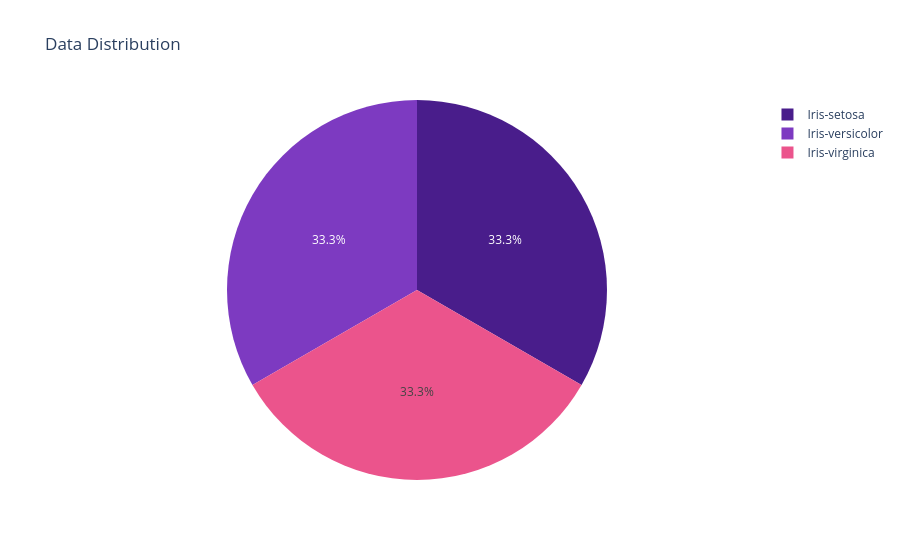
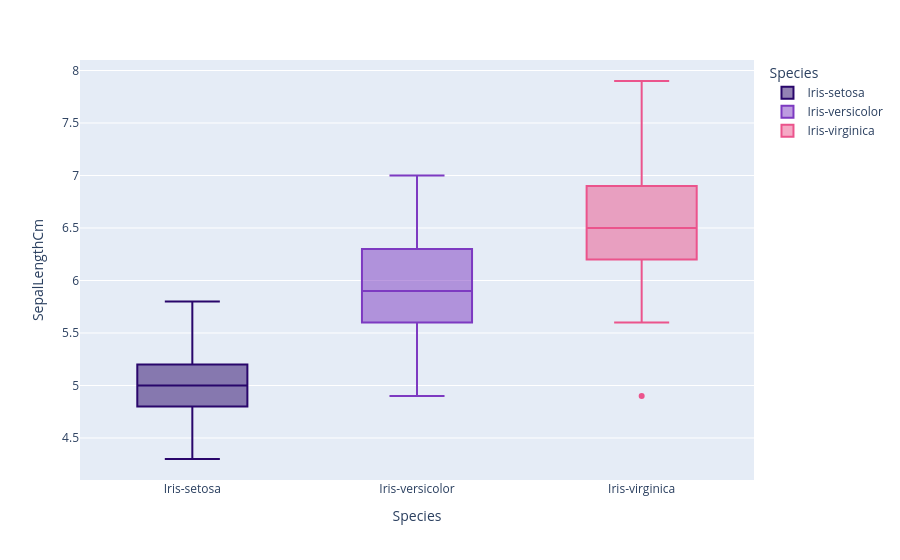
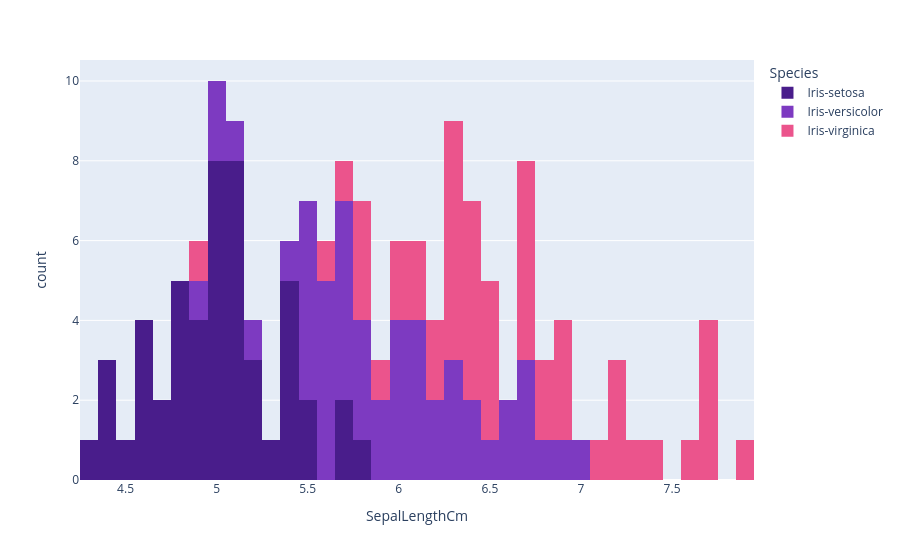
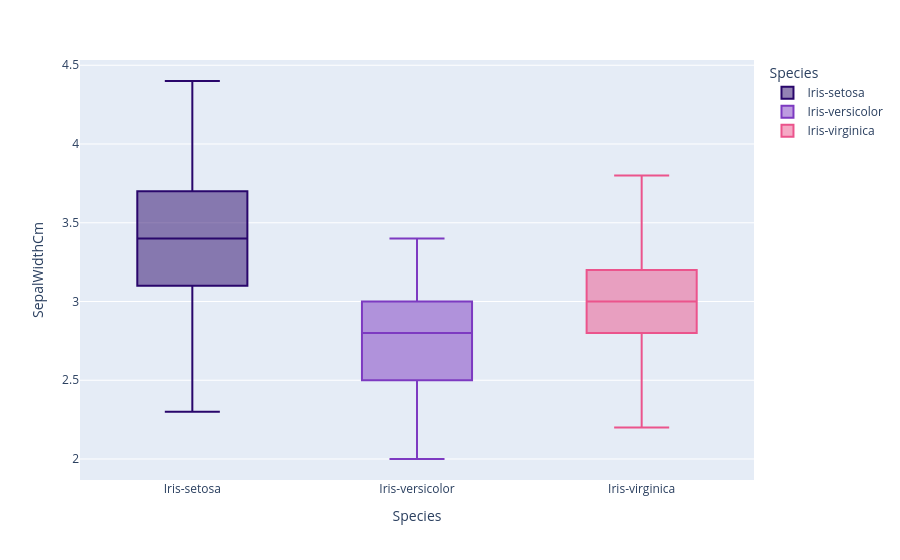

Notebook code for these charts, in order:
### Markdown cell above
2. EDA và xử lý dữ liệu

### Code cell
# Data Distribution => The Data is perfectly balanced
fig = px.pie(iris, 
'Species',color_discrete_sequence=['#491D8B','#7D3AC1','#EB548C'],title=
'Data Distribution',template='plotly')
fig.show()
# Phân tích biến Sepal-Length với box-plot
fig = px.box(data_frame=iris, x='Species',y='SepalLengthCm',
 color='Species',
 color_discrete_sequence=['#29066B','#7D3AC1','#EB548C'],
 orientation='v')
fig.show()
# Phân tích biến SepalLengthCm với histogram
fig = px.histogram(data_frame=iris, x='SepalLengthCm',
 color='Species',
 color_discrete_sequence=['#491D8B','#7D3AC1','#EB548C'],
 nbins=50)
fig.show()
# Phân tích biến SepalWidth với box plot
fig = px.box(data_frame=iris, x='Species',
 y='SepalWidthCm', color='Species',
 color_discrete_sequence=['#29066B','#7D3AC1','#EB548C'],
 orientation='v')
fig.show()
# Phân tích 2 biến SepalLengthCm và SepalWidthCm
fig = px.scatter(data_frame=iris, x='SepalLengthCm',y='SepalWidthCm'
 ,color='Species',size='PetalLengthCm',
 template='seaborn',
 color_discrete_sequence=['#491D8B','#7D3AC1','#EB548C'],)
fig.update_layout(width=800, height=600,
 xaxis=dict(color="#BF40BF"),
 yaxis=dict(color="#BF40BF"))
fig.show()
# Phân tích 2 biến PetalLengthCm và PetalWidthCm
fig = px.scatter(data_frame=iris, x='PetalLengthCm',y='PetalWidthCm'
 ,color='Species',size='SepalLengthCm',
 template='seaborn',
 color_discrete_sequence=['#491D8B','#7D3AC1','#EB548C'],)
fig.update_layout(width=800, height=600,
 xaxis=dict(color="#BF40BF"),
 yaxis=dict(color="#BF40BF"))
fig.show()

### Figure 1 — Plotly figure (JSON) as saved in the notebook; plotly's stock layout.template omitted (floating-point values rounded to 4 significant figures; data arrays with more than 128 entries replaced by an {"elided": "..."} marker saying what was removed)
{"data": [{"domain": {"x": [0, 1], "y": [0, 1]}, "hovertemplate": "Species=%{label}<extra></extra>", "labels": {"elided": "150 str values"}, "legendgroup": "", "name": "", "showlegend": true, "type": "pie"}], "layout": {"legend": {"tracegroupgap": 0}, "piecolorway": ["#491D8B", "#7D3AC1", "#EB548C"], "title": {"text": "Data Distribution"}}}

### Figure 2 — Plotly figure (JSON) as saved in the notebook; plotly's stock layout.template omitted (floating-point values rounded to 4 significant figures)
{"data": [{"alignmentgroup": "True", "hovertemplate": "Species=%{x}<br>SepalLengthCm=%{y}<extra></extra>", "legendgroup": "Iris-setosa", "marker": {"color": "#29066B"}, "name": "Iris-setosa", "notched": false, "offsetgroup": "Iris-setosa", "orientation": "v", "showlegend": true, "type": "box", "x": ["Iris-setosa", "Iris-setosa", "Iris-setosa", "Iris-setosa", "Iris-setosa", "Iris-setosa", "Iris-setosa", "Iris-setosa", "Iris-setosa", "Iris-setosa", "Iris-setosa", "Iris-setosa", "Iris-setosa", "Iris-setosa", "Iris-setosa", "Iris-setosa", "Iris-setosa", "Iris-setosa", "Iris-setosa", "Iris-setosa", "Iris-setosa", "Iris-setosa", "Iris-setosa", "Iris-setosa", "Iris-setosa", "Iris-setosa", "Iris-setosa", "Iris-setosa", "Iris-setosa", "Iris-setosa", "Iris-setosa", "Iris-setosa", "Iris-setosa", "Iris-setosa", "Iris-setosa", "Iris-setosa", "Iris-setosa", "Iris-setosa", "Iris-setosa", "Iris-setosa", "Iris-setosa", "Iris-setosa", "Iris-setosa", "Iris-setosa", "Iris-setosa", "Iris-setosa", "Iris-setosa", "Iris-setosa", "Iris-setosa", "Iris-setosa"], "x0": " ", "xaxis": "x", "y": [5.1, 4.9, 4.7, 4.6, 5.0, 5.4, 4.6, 5.0, 4.4, 4.9, 5.4, 4.8, 4.8, 4.3, 5.8, 5.7, 5.4, 5.1, 5.7, 5.1, 5.4, 5.1, 4.6, 5.1, 4.8, 5.0, 5.0, 5.2, 5.2, 4.7, 4.8, 5.4, 5.2, 5.5, 4.9, 5.0, 5.5, 4.9, 4.4, 5.1, 5.0, 4.5, 4.4, 5.0, 5.1, 4.8, 5.1, 4.6, 5.3, 5.0], "y0": " ", "yaxis": "y"}, {"alignmentgroup": "True", "hovertemplate": "Species=%{x}<br>SepalLengthCm=%{y}<extra></extra>", "legendgroup": "Iris-versicolor", "marker": {"color": "#7D3AC1"}, "name": "Iris-versicolor", "notched": false, "offsetgroup": "Iris-versicolor", "orientation": "v", "showlegend": true, "type": "box", "x": ["Iris-versicolor", "Iris-versicolor", "Iris-versicolor", "Iris-versicolor", "Iris-versicolor", "Iris-versicolor", "Iris-versicolor", "Iris-versicolor", "Iris-versicolor", "Iris-versicolor", "Iris-versicolor", "Iris-versicolor", "Iris-versicolor", "Iris-versicolor", "Iris-versicolor", "Iris-versicolor", "Iris-versicolor", "Iris-versicolor", "Iris-versicolor", "Iris-versicolor", "Iris-versicolor", "Iris-versicolor", "Iris-versicolor", "Iris-versicolor", "Iris-versicolor", "Iris-versicolor", "Iris-versicolor", "Iris-versicolor", "Iris-versicolor", "Iris-versicolor", "Iris-versicolor", "Iris-versicolor", "Iris-versicolor", "Iris-versicolor", "Iris-versicolor", "Iris-versicolor", "Iris-versicolor", "Iris-versicolor", "Iris-versicolor", "Iris-versicolor", "Iris-versicolor", "Iris-versicolor", "Iris-versicolor", "Iris-versicolor", "Iris-versicolor", "Iris-versicolor", "Iris-versicolor", "Iris-versicolor", "Iris-versicolor", "Iris-versicolor"], "x0": " ", "xaxis": "x", "y": [7.0, 6.4, 6.9, 5.5, 6.5, 5.7, 6.3, 4.9, 6.6, 5.2, 5.0, 5.9, 6.0, 6.1, 5.6, 6.7, 5.6, 5.8, 6.2, 5.6, 5.9, 6.1, 6.3, 6.1, 6.4, 6.6, 6.8, 6.7, 6.0, 5.7, 5.5, 5.5, 5.8, 6.0, 5.4, 6.0, 6.7, 6.3, 5.6, 5.5, 5.5, 6.1, 5.8, 5.0, 5.6, 5.7, 5.7, 6.2, 5.1, 5.7], "y0": " ", "yaxis": "y"}, {"alignmentgroup": "True", "hovertemplate": "Species=%{x}<br>SepalLengthCm=%{y}<extra></extra>", "legendgroup": "Iris-virginica", "marker": {"color": "#EB548C"}, "name": "Iris-virginica", "notched": false, "offsetgroup": "Iris-virginica", "orientation": "v", "showlegend": true, "type": "box", "x": ["Iris-virginica", "Iris-virginica", "Iris-virginica", "Iris-virginica", "Iris-virginica", "Iris-virginica", "Iris-virginica", "Iris-virginica", "Iris-virginica", "Iris-virginica", "Iris-virginica", "Iris-virginica", "Iris-virginica", "Iris-virginica", "Iris-virginica", "Iris-virginica", "Iris-virginica", "Iris-virginica", "Iris-virginica", "Iris-virginica", "Iris-virginica", "Iris-virginica", "Iris-virginica", "Iris-virginica", "Iris-virginica", "Iris-virginica", "Iris-virginica", "Iris-virginica", "Iris-virginica", "Iris-virginica", "Iris-virginica", "Iris-virginica", "Iris-virginica", "Iris-virginica", "Iris-virginica", "Iris-virginica", "Iris-virginica", "Iris-virginica", "Iris-virginica", "Iris-virginica", "Iris-virginica", "Iris-virginica", "Iris-virginica", "Iris-virginica", "Iris-virginica", "Iris-virginica", "Iris-virginica", "Iris-virginica", "Iris-virginica", "Iris-virginica"], "x0": " ", "xaxis": "x", "y": [6.3, 5.8, 7.1, 6.3, 6.5, 7.6, 4.9, 7.3, 6.7, 7.2, 6.5, 6.4, 6.8, 5.7, 5.8, 6.4, 6.5, 7.7, 7.7, 6.0, 6.9, 5.6, 7.7, 6.3, 6.7, 7.2, 6.2, 6.1, 6.4, 7.2, 7.4, 7.9, 6.4, 6.3, 6.1, 7.7, 6.3, 6.4, 6.0, 6.9, 6.7, 6.9, 5.8, 6.8, 6.7, 6.7, 6.3, 6.5, 6.2, 5.9], "y0": " ", "yaxis": "y"}], "layout": {"boxmode": "overlay", "legend": {"title": {"text": "Species"}, "tracegroupgap": 0}, "margin": {"t": 60}, "xaxis": {"anchor": "y", "categoryarray": ["Iris-setosa", "Iris-versicolor", "Iris-virginica"], "categoryorder": "array", "domain": [0, 1], "title": {"text": "Species"}}, "yaxis": {"anchor": "x", "domain": [0, 1], "title": {"text": "SepalLengthCm"}}}}

### Figure 3 — Plotly figure (JSON) as saved in the notebook; plotly's stock layout.template omitted (floating-point values rounded to 4 significant figures)
{"data": [{"bingroup": "x", "hovertemplate": "Species=Iris-setosa<br>SepalLengthCm=%{x}<br>count=%{y}<extra></extra>", "legendgroup": "Iris-setosa", "marker": {"color": "#491D8B", "pattern": {"shape": ""}}, "name": "Iris-setosa", "nbinsx": 50, "orientation": "v", "showlegend": true, "type": "histogram", "x": [5.1, 4.9, 4.7, 4.6, 5.0, 5.4, 4.6, 5.0, 4.4, 4.9, 5.4, 4.8, 4.8, 4.3, 5.8, 5.7, 5.4, 5.1, 5.7, 5.1, 5.4, 5.1, 4.6, 5.1, 4.8, 5.0, 5.0, 5.2, 5.2, 4.7, 4.8, 5.4, 5.2, 5.5, 4.9, 5.0, 5.5, 4.9, 4.4, 5.1, 5.0, 4.5, 4.4, 5.0, 5.1, 4.8, 5.1, 4.6, 5.3, 5.0], "xaxis": "x", "yaxis": "y"}, {"bingroup": "x", "hovertemplate": "Species=Iris-versicolor<br>SepalLengthCm=%{x}<br>count=%{y}<extra></extra>", "legendgroup": "Iris-versicolor", "marker": {"color": "#7D3AC1", "pattern": {"shape": ""}}, "name": "Iris-versicolor", "nbinsx": 50, "orientation": "v", "showlegend": true, "type": "histogram", "x": [7.0, 6.4, 6.9, 5.5, 6.5, 5.7, 6.3, 4.9, 6.6, 5.2, 5.0, 5.9, 6.0, 6.1, 5.6, 6.7, 5.6, 5.8, 6.2, 5.6, 5.9, 6.1, 6.3, 6.1, 6.4, 6.6, 6.8, 6.7, 6.0, 5.7, 5.5, 5.5, 5.8, 6.0, 5.4, 6.0, 6.7, 6.3, 5.6, 5.5, 5.5, 6.1, 5.8, 5.0, 5.6, 5.7, 5.7, 6.2, 5.1, 5.7], "xaxis": "x", "yaxis": "y"}, {"bingroup": "x", "hovertemplate": "Species=Iris-virginica<br>SepalLengthCm=%{x}<br>count=%{y}<extra></extra>", "legendgroup": "Iris-virginica", "marker": {"color": "#EB548C", "pattern": {"shape": ""}}, "name": "Iris-virginica", "nbinsx": 50, "orientation": "v", "showlegend": true, "type": "histogram", "x": [6.3, 5.8, 7.1, 6.3, 6.5, 7.6, 4.9, 7.3, 6.7, 7.2, 6.5, 6.4, 6.8, 5.7, 5.8, 6.4, 6.5, 7.7, 7.7, 6.0, 6.9, 5.6, 7.7, 6.3, 6.7, 7.2, 6.2, 6.1, 6.4, 7.2, 7.4, 7.9, 6.4, 6.3, 6.1, 7.7, 6.3, 6.4, 6.0, 6.9, 6.7, 6.9, 5.8, 6.8, 6.7, 6.7, 6.3, 6.5, 6.2, 5.9], "xaxis": "x", "yaxis": "y"}], "layout": {"barmode": "relative", "legend": {"title": {"text": "Species"}, "tracegroupgap": 0}, "margin": {"t": 60}, "xaxis": {"anchor": "y", "domain": [0, 1], "title": {"text": "SepalLengthCm"}}, "yaxis": {"anchor": "x", "domain": [0, 1], "title": {"text": "count"}}}}

### Figure 4 — Plotly figure (JSON) as saved in the notebook; plotly's stock layout.template omitted (floating-point values rounded to 4 significant figures)
{"data": [{"alignmentgroup": "True", "hovertemplate": "Species=%{x}<br>SepalWidthCm=%{y}<extra></extra>", "legendgroup": "Iris-setosa", "marker": {"color": "#29066B"}, "name": "Iris-setosa", "notched": false, "offsetgroup": "Iris-setosa", "orientation": "v", "showlegend": true, "type": "box", "x": ["Iris-setosa", "Iris-setosa", "Iris-setosa", "Iris-setosa", "Iris-setosa", "Iris-setosa", "Iris-setosa", "Iris-setosa", "Iris-setosa", "Iris-setosa", "Iris-setosa", "Iris-setosa", "Iris-setosa", "Iris-setosa", "Iris-setosa", "Iris-setosa", "Iris-setosa", "Iris-setosa", "Iris-setosa", "Iris-setosa", "Iris-setosa", "Iris-setosa", "Iris-setosa", "Iris-setosa", "Iris-setosa", "Iris-setosa", "Iris-setosa", "Iris-setosa", "Iris-setosa", "Iris-setosa", "Iris-setosa", "Iris-setosa", "Iris-setosa", "Iris-setosa", "Iris-setosa", "Iris-setosa", "Iris-setosa", "Iris-setosa", "Iris-setosa", "Iris-setosa", "Iris-setosa", "Iris-setosa", "Iris-setosa", "Iris-setosa", "Iris-setosa", "Iris-setosa", "Iris-setosa", "Iris-setosa", "Iris-setosa", "Iris-setosa"], "x0": " ", "xaxis": "x", "y": [3.5, 3.0, 3.2, 3.1, 3.6, 3.9, 3.4, 3.4, 2.9, 3.1, 3.7, 3.4, 3.0, 3.0, 4.0, 4.4, 3.9, 3.5, 3.8, 3.8, 3.4, 3.7, 3.6, 3.3, 3.4, 3.0, 3.4, 3.5, 3.4, 3.2, 3.1, 3.4, 4.1, 4.2, 3.1, 3.2, 3.5, 3.1, 3.0, 3.4, 3.5, 2.3, 3.2, 3.5, 3.8, 3.0, 3.8, 3.2, 3.7, 3.3], "y0": " ", "yaxis": "y"}, {"alignmentgroup": "True", "hovertemplate": "Species=%{x}<br>SepalWidthCm=%{y}<extra></extra>", "legendgroup": "Iris-versicolor", "marker": {"color": "#7D3AC1"}, "name": "Iris-versicolor", "notched": false, "offsetgroup": "Iris-versicolor", "orientation": "v", "showlegend": true, "type": "box", "x": ["Iris-versicolor", "Iris-versicolor", "Iris-versicolor", "Iris-versicolor", "Iris-versicolor", "Iris-versicolor", "Iris-versicolor", "Iris-versicolor", "Iris-versicolor", "Iris-versicolor", "Iris-versicolor", "Iris-versicolor", "Iris-versicolor", "Iris-versicolor", "Iris-versicolor", "Iris-versicolor", "Iris-versicolor", "Iris-versicolor", "Iris-versicolor", "Iris-versicolor", "Iris-versicolor", "Iris-versicolor", "Iris-versicolor", "Iris-versicolor", "Iris-versicolor", "Iris-versicolor", "Iris-versicolor", "Iris-versicolor", "Iris-versicolor", "Iris-versicolor", "Iris-versicolor", "Iris-versicolor", "Iris-versicolor", "Iris-versicolor", "Iris-versicolor", "Iris-versicolor", "Iris-versicolor", "Iris-versicolor", "Iris-versicolor", "Iris-versicolor", "Iris-versicolor", "Iris-versicolor", "Iris-versicolor", "Iris-versicolor", "Iris-versicolor", "Iris-versicolor", "Iris-versicolor", "Iris-versicolor", "Iris-versicolor", "Iris-versicolor"], "x0": " ", "xaxis": "x", "y": [3.2, 3.2, 3.1, 2.3, 2.8, 2.8, 3.3, 2.4, 2.9, 2.7, 2.0, 3.0, 2.2, 2.9, 2.9, 3.1, 3.0, 2.7, 2.2, 2.5, 3.2, 2.8, 2.5, 2.8, 2.9, 3.0, 2.8, 3.0, 2.9, 2.6, 2.4, 2.4, 2.7, 2.7, 3.0, 3.4, 3.1, 2.3, 3.0, 2.5, 2.6, 3.0, 2.6, 2.3, 2.7, 3.0, 2.9, 2.9, 2.5, 2.8], "y0": " ", "yaxis": "y"}, {"alignmentgroup": "True", "hovertemplate": "Species=%{x}<br>SepalWidthCm=%{y}<extra></extra>", "legendgroup": "Iris-virginica", "marker": {"color": "#EB548C"}, "name": "Iris-virginica", "notched": false, "offsetgroup": "Iris-virginica", "orientation": "v", "showlegend": true, "type": "box", "x": ["Iris-virginica", "Iris-virginica", "Iris-virginica", "Iris-virginica", "Iris-virginica", "Iris-virginica", "Iris-virginica", "Iris-virginica", "Iris-virginica", "Iris-virginica", "Iris-virginica", "Iris-virginica", "Iris-virginica", "Iris-virginica", "Iris-virginica", "Iris-virginica", "Iris-virginica", "Iris-virginica", "Iris-virginica", "Iris-virginica", "Iris-virginica", "Iris-virginica", "Iris-virginica", "Iris-virginica", "Iris-virginica", "Iris-virginica", "Iris-virginica", "Iris-virginica", "Iris-virginica", "Iris-virginica", "Iris-virginica", "Iris-virginica", "Iris-virginica", "Iris-virginica", "Iris-virginica", "Iris-virginica", "Iris-virginica", "Iris-virginica", "Iris-virginica", "Iris-virginica", "Iris-virginica", "Iris-virginica", "Iris-virginica", "Iris-virginica", "Iris-virginica", "Iris-virginica", "Iris-virginica", "Iris-virginica", "Iris-virginica", "Iris-virginica"], "x0": " ", "xaxis": "x", "y": [3.3, 2.7, 3.0, 2.9, 3.0, 3.0, 2.5, 2.9, 2.5, 3.6, 3.2, 2.7, 3.0, 2.5, 2.8, 3.2, 3.0, 3.8, 2.6, 2.2, 3.2, 2.8, 2.8, 2.7, 3.3, 3.2, 2.8, 3.0, 2.8, 3.0, 2.8, 3.8, 2.8, 2.8, 2.6, 3.0, 3.4, 3.1, 3.0, 3.1, 3.1, 3.1, 2.7, 3.2, 3.3, 3.0, 2.5, 3.0, 3.4, 3.0], "y0": " ", "yaxis": "y"}], "layout": {"boxmode": "overlay", "legend": {"title": {"text": "Species"}, "tracegroupgap": 0}, "margin": {"t": 60}, "xaxis": {"anchor": "y", "categoryarray": ["Iris-setosa", "Iris-versicolor", "Iris-virginica"], "categoryorder": "array", "domain": [0, 1], "title": {"text": "Species"}}, "yaxis": {"anchor": "x", "domain": [0, 1], "title": {"text": "SepalWidthCm"}}}}
